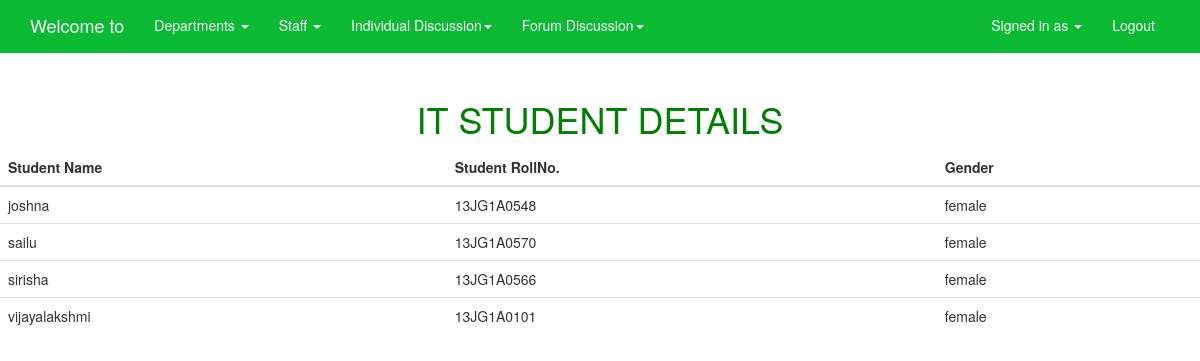
The page /stinteraction/itstudent.php on the database its author committed.
### tables this page shows
CREATE TABLE `register_table` (
  `name` varchar(50) NOT NULL,
  `nameid` varchar(50) NOT NULL,
  `password` varchar(50) NOT NULL,
  `deptname` varchar(50) NOT NULL,
  `gender` varchar(50) NOT NULL,
  `regmember` varchar(50) NOT NULL
);

### stinteraction/itstudent.php (the view, shortened to what this page needs)
<!DOCTYPE html>
<html lang="en">
<head>
   <link rel="stylesheet" href="boostrapcss/bootstrap.min.css">
  <link rel="stylesheet" href="boostrapcss/main.css" >
</head>
<body>
<?php
$name = $_SESSION['session_student_name'];
?>
<div class="navbar-wrapper">
    <div class="container-fluid">
        <nav class="navbar navbar-fixed-top">
            <div class="container">
                <div class="navbar-header">
                    <a class="navbar-brand" href="#">Welcome to <?php echo $name ?> </a>
                </div>
                <div id="navbar" class="navbar-collapse collapse">
                    <ul class="nav navbar-nav">
                        <li class=" dropdown">
                            <a href="#" class="dropdown-toggle " data-toggle="dropdown" role="button" aria-haspopup="true" aria-expanded="false">Departments <span class="caret"></span></a>
                        </li>
                        <li class=" dropdown"><a href="#" class="dropdown-toggle active" data-toggle="dropdown" role="button" aria-haspopup="true" aria-expanded="false">Staff <span class="caret"></span></a>
                        </li>
                        <li class=" dropdown"><a href="forum.php" class="dropdown-toggle active" data-toggle="dropdown" role="button" aria-haspopup="true" aria-expanded="false">Individual Discussion<span class="caret"></span></a>
                        <li class=" dropdown"><a href="forum.php" class="dropdown-toggle active" data-toggle="dropdown" role="button" aria-haspopup="true" aria-expanded="false">Forum Discussion<span class="caret"></span></a>
                    </ul>
                    <ul class="nav navbar-nav pull-right">
                        <li class=" dropdown"><a href="#" class="dropdown-toggle active" data-toggle="dropdown" role="button" aria-haspopup="true" aria-expanded="false">Signed in as  <span class="caret"></span></a>
                        </li>
                        <li class=""><a href="logout.php">Logout</a></li>
                    </ul>
                </div>
            </div>
        </nav>
    </div>
</div>
<h1 style="color:green;"> <center> <br><br>IT STUDENT DETAILS </center> </h1>
<?php
$con = mysqli_connect("localhost:3306", "root", "");
$result =mysqli_query($con,"select * from register_table where deptname='IT' and regmember='student'");
?>
<table class="table table-hover">
<thead>
    <tr>
        <th> Student Name </th>
        <th> Student RollNo. </th>
        <th> Gender </th>
    </tr>
</thead>
<tbody>
  <?php
while($rows = mysqli_fetch_array($result,MYSQLI_NUM)){
?>
<tr>
<td><?php echo $rows[0]; ?></td>
<td><?php echo $rows[1]; ?></td>
<td><?php echo $rows[4]; ?></td>
</tr>
<?php
}
?>
</tbody>
</table>
</body>
</html>

### stinteraction/boostrapcss/main.css (style rules this page uses)
.navbar, .dropdown-menu { background:#09ba32; border: none; }
.nav>li>a, .dropdown-menu>li>a:focus, .dropdown-menu>li>a:hover, .dropdown-menu>li>a, .dropdown-menu>li { border-bottom: 3px solid transparent; }
.navbar a, .dropdown-menu>li>a, .dropdown-menu>li>a:focus, .dropdown-menu>li>a:hover, .navbar-toggle { color: #fff; }

### rows shown on the page
register_table: name "joshna", nameid "13JG1A0548", gender "female"
register_table: name "sailu", nameid "13JG1A0570", gender "female"
register_table: name "sirisha", nameid "13JG1A0566", gender "female"
register_table: name "vijayalakshmi", nameid "13JG1A0101", gender "female"
